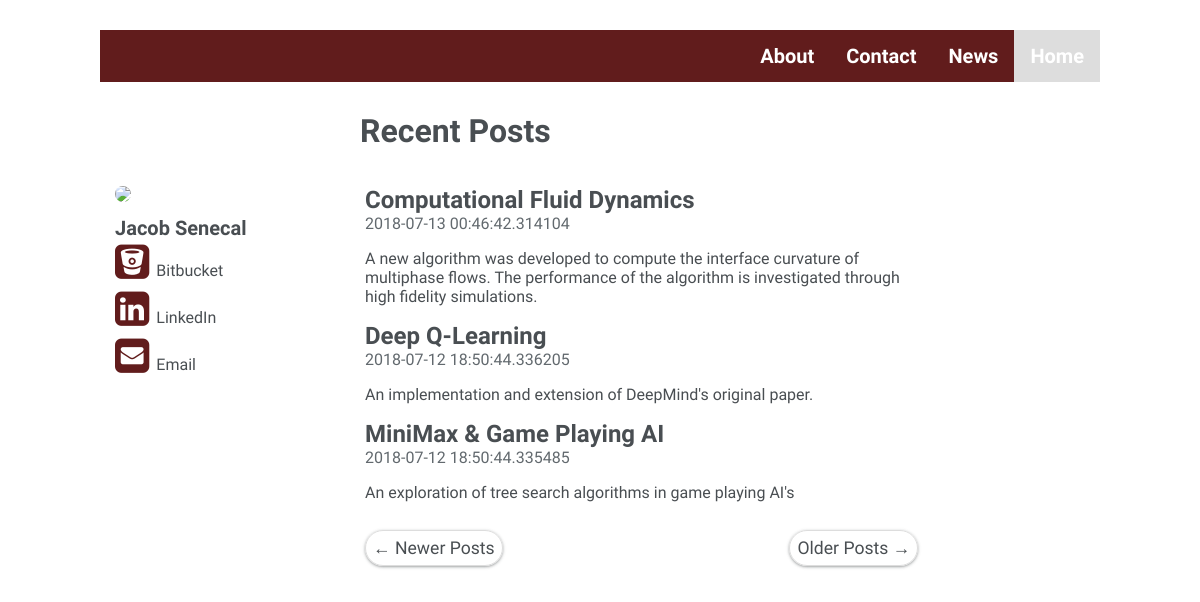
The page /index on the database as committed earlier.
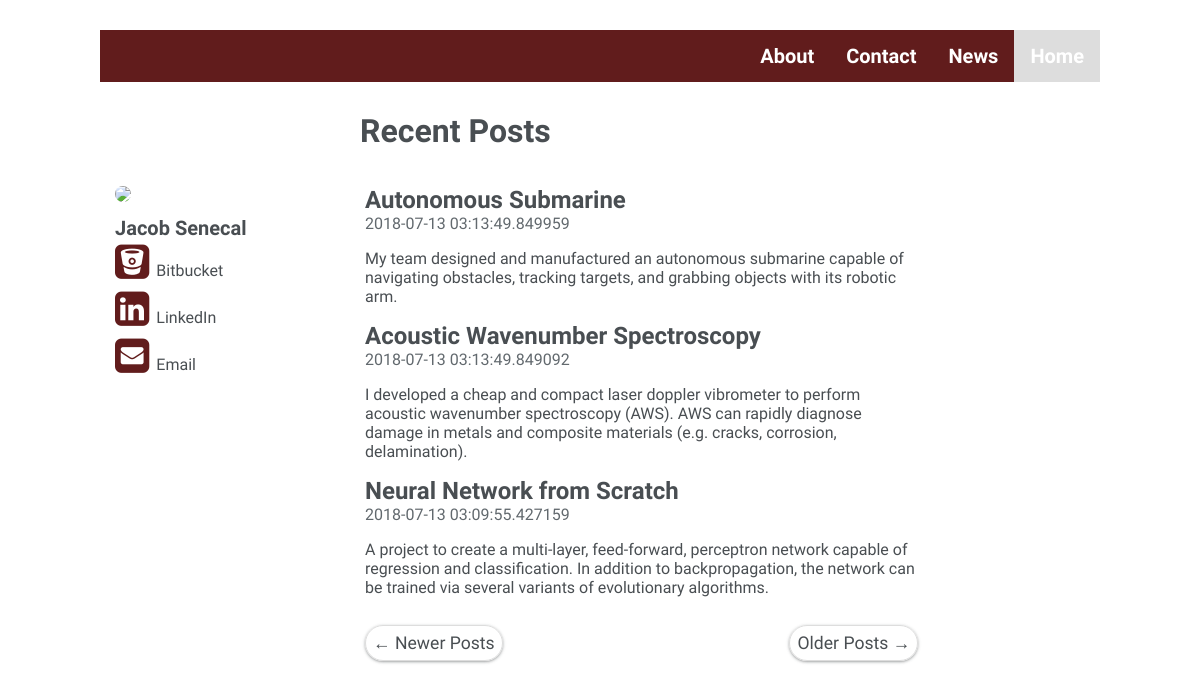
The same page on the database as committed later.
### app/models.py (models this page shows, shortened)
class Post(db.Model):
    id = db.Column(db.Integer, primary_key=True)
    body = db.Column(db.String(140))
    timestamp = db.Column(db.DateTime, index=True, default=datetime.utcnow)
    title = db.Column(db.String(140))
    link = db.Column(db.String(140))

### app/main/routes.py (the view)
@bp.route('/')
@bp.route('/index')
def index():
    page = request.args.get('page', 1, type=int)
    posts = Post.query.order_by(Post.timestamp.desc()).paginate(page, current_app.config['POSTS_PER_PAGE'], False)
    next_url = url_for('main.index', page=posts.next_num) if posts.has_next else None
    prev_url = url_for('main.index', page=posts.prev_num) if posts.has_prev else None
    return render_template('index.html', title='Home', posts=posts.items, next_url=next_url, prev_url=prev_url)

### app/templates/index.html
{% extends "base.html" %}
{% block app_content %}
    <h1 style="margin-left: 26%;">Recent Posts</h1>
    <div class="row">
        <div class="col-3">
            <div class="bio">
                <div class="author_avatar">
                    <img id="profile" class="author_avatar" src="{{ url_for('static', filename="img/prof_pic.jpg") }}">
                </div>
                <div class="author_desc">Jacob Senecal</div>
                <div class="author_urls_wrapper">
                    <ul class="author_urls social_icons">
                        <li> <a href="#"><i class="fa fa-bitbucket-square fa-2x" aria-hidden="true"></i>Bitbucket</a></li>
                        <li><a href="#"><i class="fa fa-linkedin-square" aria-hidden="true"></i>LinkedIn</a></li>
                        <li><a href="#"><i class="fa fa-envelope-square" aria-hidden="true"></i>Email</a></li>
                    </ul>
                </div>
            </div>
        </div>
        <div class="col-7">
            {% for post in posts %}
                {% include '_post.html' %}
            {% endfor %}
            <nav aria-label="...">
                <ul class="pager">
                    <li class="previous{% if not prev_url %} disabled{% endif %}">
                        <a href="{{ prev_url or '#' }}">
                            <span aria-hidden="true">&larr;</span> Newer Posts
                        </a>
                    </li>
                    <li class="next{% if not next_url %} disabled{% endif %}">
                        <a href="{{ next_url or '#' }}">
                            Older Posts <span aria-hidden="true">&rarr;</span>
                        </a>
                    </li>
                </ul>
            </nav>
        </div>
    </div>
{% endblock %}

### app/templates/base.html (shortened to what this page needs)
<!DOCTYPE html>
<html lang="en">
  <head>
    <link rel="stylesheet" href="https://cdnjs.cloudflare.com/ajax/libs/font-awesome/4.7.0/css/font-awesome.min.css">
    <link rel="stylesheet" href="{{ url_for('static', filename='css/main.css') }}">
  </head>
  <body>
    {% block navbar %}
        <div class="topnav" id="myTopnav">
            <a href="#home" class="active">Home</a>
            <a href="#news">News</a>
            <a href="#contact">Contact</a>
            <a href="{{ url_for('main.about') }}">About</a>
        </div>
    {% endblock %}
    {% block content %}
        <div class="container">
            {% block app_content %}{% endblock %}
        </div>
    {% endblock %}
</body>
</html>

### app/templates/_post.html
<div class="post-head">
    <a href="#"><h2 class="post-title">{{ post.title }}</h2></a>
    <p class="post-date">{{ post.timestamp }}</p>
    <p class=post-desc>{{ post.body }}</p>
</div>

### app/static/css/main.css (style rules this page uses)
* { box-sizing: border-box; }
a { text-decoration: none; }
ul { list-style-type: none; }
.container { max-width: 1000px; margin: 0 auto; }
.row::after { content: ""; clear: both; display: table; }
[class*="col-"] { float: left; padding: 15px; }
.col-3 { width: 25%; }
.col-7 { width: 58.33%; }
body { margin: 0; font-family: 'Titillium Web', Helvetica, sans-serif; color: #494e52; }
.topnav { overflow: hidden; background-color: rgb(97, 28, 28); max-width: 1000px; margin: 30px auto; }
.topnav a { float: right; display: block; color: rgb(255, 255, 255); text-align: center; padding: 14px 16px; text-decoration: none; font-size: 20px; font-weight: bold; }
.active { background-color: #ddd; color: white; }
.author_urls { display: block; position: relative; margin: 0; padding: 0; border: 0; background: transparent; box-shadow: none; }
.author_urls_wrapper { vertical-align: middle; position: relative; }
.author_urls a { display: block; margin-bottom: 5px; padding-right: 5px; padding-top: 2px; color: inherit; font-size: 1em; text-decoration: none; }
.social_icons i { font-size: 40px; padding-right: 7px; color: rgb(97, 28, 28); }
#profile { width: 100%; max-width: 140px; border-radius: 50%; }
.author_desc { padding-top: 10px; font-size: 20px; font-weight: bold; color: #494e52; }
.post-title { color: #494e52; margin: 0; }
.post-date { color: #62696e; margin: 0; }
.pager a { border: 1px #ddd solid; border-radius: 24px; padding: 7px; color: #494e52; font-size: 1.1em; box-shadow: 0 1px 2px 0 rgba(60,64,67,0.302),0 1px 3px 1px rgba(60,64,67,0.149); }
.pager .previous { float: left; }
.pager .next { float: right; }
.pager { padding-left: 0; padding-top: 20px; }

Rows that differ between the two databases and show on the page:
no longer on this page (row edited): Post: title "Computational Fluid Dynamics", timestamp "2018-07-13 00:46:42.314104", body "A new algorithm was developed to compute the interface curvature of multiphase flows. The performance of the algorithm is investigated through high fidelity simulations."
no longer on this page (row edited): Post: title "Deep Q-Learning", timestamp "2018-07-12 18:50:44.336205", body "An implementation and extension of DeepMind's original paper."
no longer on this page (row edited): Post: title "MiniMax & Game Playing AI", timestamp "2018-07-12 18:50:44.335485", body "An exploration of tree search algorithms in game playing AI's"
added Post: title "Autonomous Submarine", timestamp "2018-07-13 03:13:49.849959", body "My team designed and manufactured an autonomous submarine capable of navigating obstacles, tracking targets, and grabbing objects with its robotic arm."
added Post: title "Acoustic Wavenumber Spectroscopy", timestamp "2018-07-13 03:13:49.849092", body "I developed a cheap and compact laser doppler vibrometer to perform acoustic wavenumber spectroscopy (AWS). AWS can rapidly diagnose damage in metals and composite materials (e.g. cracks, corrosion, delamination)."
added Post: title "Neural Network from Scratch", timestamp "2018-07-13 03:09:55.427159", body "A project to create a multi-layer, feed-forward, perceptron network capable of regression and classification. In addition to backpropagation, the network can be trained via several variants of evolutionary algorithms."
